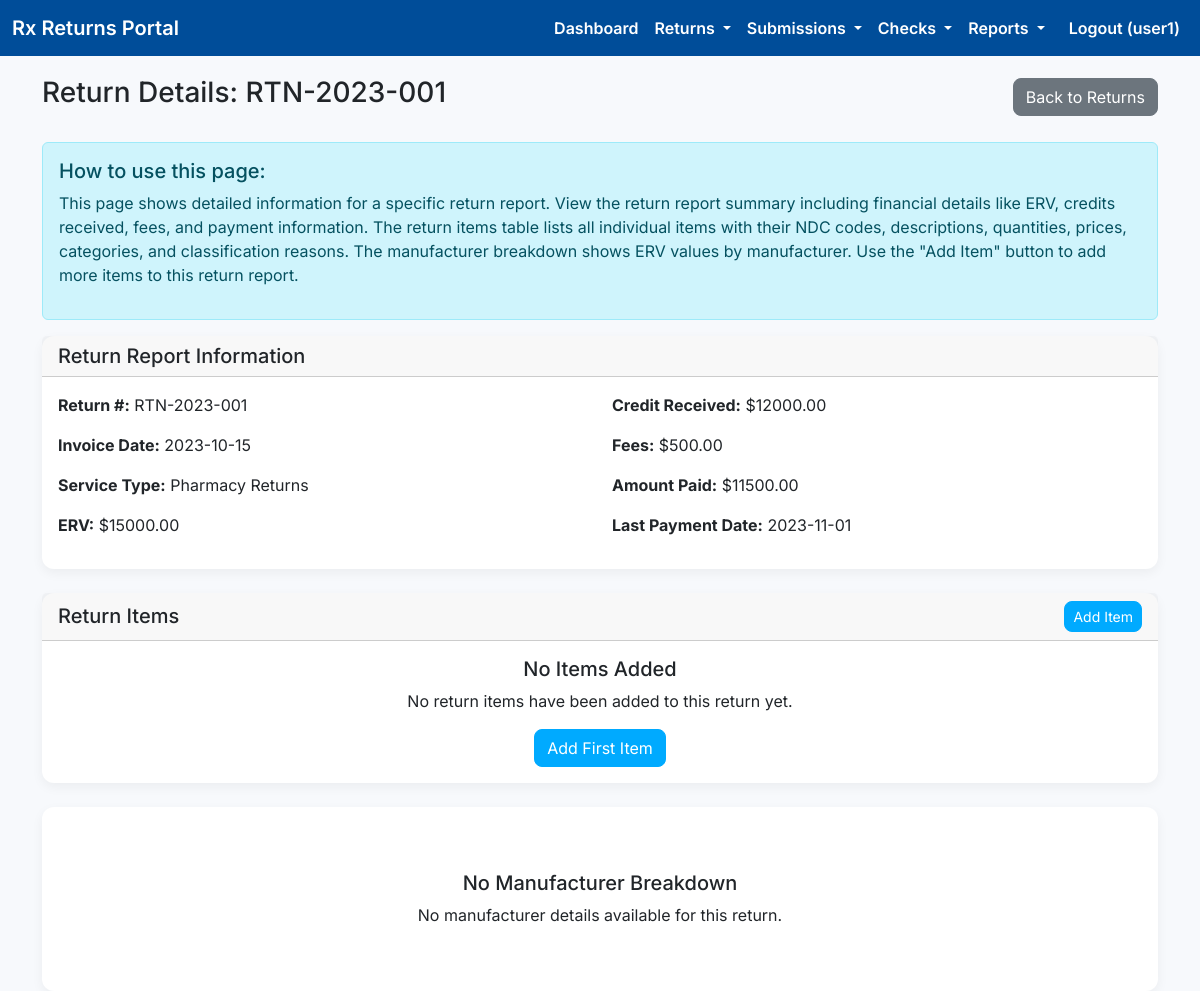
The page /returns/RTN-2023-001 (signed in) on the database its author committed.
### models.py (models this page shows, shortened)
class User(UserMixin, db.Model):
    __tablename__ = 'users'
    id = db.Column(db.Integer, primary_key=True)
    username = db.Column(db.String(80), unique=True, nullable=False)
    email = db.Column(db.String(120), unique=True, nullable=False)
    password_hash = db.Column(db.String(256), nullable=False)
    company_name = db.Column(db.String(120))
    role = db.Column(db.String(20), nullable=False, default='user')

class ReturnReport(db.Model):
    __tablename__ = 'return_reports'
    id = db.Column(db.Integer, primary_key=True)
    return_no = db.Column(db.String(50), unique=True, nullable=False)
    invoice_date = db.Column(db.Date, nullable=False)
    service_type = db.Column(db.String(100), nullable=False)
    ERV = db.Column(db.Float, nullable=False)
    credit_received = db.Column(db.Float, nullable=False)
    fees = db.Column(db.Float, nullable=False)
    amount_paid = db.Column(db.Float, nullable=False)
    last_payment_date = db.Column(db.Date, nullable=False)
    breakdowns = db.relationship('ManufacturerBreakdown', backref='return_report', lazy=True)
    items = db.relationship('ReturnItem', backref='return_report', lazy=True)

### app.py (the view)
@app.route('/returns/<return_no>')
@login_required
def return_details(return_no):
    return_report = ReturnReport.query.filter_by(return_no=return_no).first_or_404()
    manufacturers = return_report.breakdowns
    items = return_report.items  # Assuming items relationship is added
    return render_template('return_details.html', return_report=return_report, manufacturers=manufacturers, items=items)

### app.py (called while the page is built)
@login_manager.user_loader
def load_user(user_id):
    return User.query.get(int(user_id))

### templates/return_details.html
{% extends "base.html" %}
{% block content %}
<div class="row">
    <div class="col-12">
        <div class="d-flex justify-content-between align-items-center mb-4">
            <h1 class="h3">Return Details: {{ return_report.return_no }}</h1>
            <a href="{{ url_for('returns') }}" class="btn btn-secondary">Back to Returns</a>
        </div>
        <div class="alert alert-info">
            <h5>How to use this page:</h5>
            <p>This page shows detailed information for a specific return report. View the return report summary including financial details like ERV, credits received, fees, and payment information. The return items table lists all individual items with their NDC codes, descriptions, quantities, prices, categories, and classification reasons. The manufacturer breakdown shows ERV values by manufacturer. Use the "Add Item" button to add more items to this return report.</p>
        </div>
        <div class="card mb-4">
            <div class="card-header">
                <h5 class="mb-0">Return Report Information</h5>
            </div>
            <div class="card-body">
                <div class="row">
                    <div class="col-md-6">
                        <p><strong>Return #:</strong> {{ return_report.return_no }}</p>
                        <p><strong>Invoice Date:</strong> {{ return_report.invoice_date.strftime('%Y-%m-%d') }}</p>
                        <p><strong>Service Type:</strong> {{ return_report.service_type }}</p>
                        <p><strong>ERV:</strong> ${{ "%.2f"|format(return_report.ERV) }}</p>
                    </div>
                    <div class="col-md-6">
                        <p><strong>Credit Received:</strong> ${{ "%.2f"|format(return_report.credit_received) }}</p>
                        <p><strong>Fees:</strong> ${{ "%.2f"|format(return_report.fees) }}</p>
                        <p><strong>Amount Paid:</strong> ${{ "%.2f"|format(return_report.amount_paid) }}</p>
                        <p><strong>Last Payment Date:</strong> {{ return_report.last_payment_date.strftime('%Y-%m-%d') }}</p>
                    </div>
                </div>
            </div>
        </div>
        <div class="card mb-4">
            <div class="card-header d-flex justify-content-between align-items-center">
                <h5 class="mb-0">Return Items</h5>
                <a href="{{ url_for('add_item', return_no=return_report.return_no) }}" class="btn btn-primary btn-sm">Add Item</a>
            </div>
            {% if items %}
            <div class="card-body p-0">
                <div class="table-responsive">
                    <table class="table table-hover mb-0">
                        <thead class="table-light">
                            <tr>
                                <th>NDC</th>
                                <th>Description</th>
                                <th>Lot #</th>
                                <th>Exp Date</th>
                                <th>Pkg Size</th>
                                <th>Full Qty</th>
                                <th>Partial Qty</th>
                                <th>Unit Price</th>
                                <th>Extended Price</th>
                                <th>Category</th>
                                <th>Reason</th>
                                <th>Manufacturer</th>
                            </tr>
                        </thead>
                        <tbody>
                            {% for item in items %}
                            <tr>
                                <td>{{ item.ndc }}</td>
                                <td>{{ item.description }}</td>
                                <td>{{ item.lot_no }}</td>
                                <td>{{ item.exp_date.strftime('%Y-%m-%d') }}</td>
                                <td>{{ item.pkg_size }}</td>
                                <td>{{ item.full_qty }}</td>
                                <td>{{ item.partial_qty }}</td>
                                <td>${{ "%.2f"|format(item.unit_price) }}</td>
                                <td>${{ "%.2f"|format(item.extended_price) }}</td>
                                <td>{{ item.category.name }}</td>
                                <td>{{ item.reason.name }}</td>
                                <td>{{ item.manufacturer }}</td>
                            </tr>
                            {% endfor %}
                        </tbody>
                    </table>
                </div>
            </div>
            {% else %}
            <div class="card-body text-center">
                <h5 class="card-title">No Items Added</h5>
                <p class="card-text">No return items have been added to this return yet.</p>
                <a href="{{ url_for('add_item', return_no=return_report.return_no) }}" class="btn btn-primary">Add First Item</a>
            </div>
            {% endif %}
        </div>
        {% if manufacturers %}
        <div class="card">
            <div class="card-header">
                <h5 class="mb-0">Manufacturer Breakdown</h5>
            </div>
            <div class="card-body p-0">
                <div class="table-responsive">
                    <table class="table table-hover mb-0">
                        <thead class="table-light">
                            <tr>
                                <th>Manufacturer Name</th>
                                <th>ERV</th>
                                <th>Expiration Date</th>
                            </tr>
                        </thead>
                        <tbody>
                            {% for manufacturer in manufacturers %}
                            <tr>
                                <td>{{ manufacturer.manufacturer_name }}</td>
                                <td>${{ "%.2f"|format(manufacturer.ERV) }}</td>
                                <td>{{ manufacturer.expiration_date.strftime('%Y-%m-%d') }}</td>
                            </tr>
                            {% endfor %}
                        </tbody>
                    </table>
                </div>
            </div>
        </div>
        {% else %}
        <div class="card text-center p-5">
            <div class="card-body">
                <h5 class="card-title">No Manufacturer Breakdown</h5>
                <p class="card-text">No manufacturer details available for this return.</p>
            </div>
        </div>
        {% endif %}
    </div>
</div>
{% endblock %}

### templates/base.html (shortened to what this page needs)
<!DOCTYPE html>
<html lang="en">
<head>
    <link href="https://cdn.jsdelivr.net/npm/bootstrap@5.3.3/dist/css/bootstrap.min.css" rel="stylesheet">
</head>
<body>
    <nav class="navbar navbar-expand-lg">
        <div class="container-fluid">
            <a class="navbar-brand" href="{{ url_for('index') }}">Rx Returns Portal</a>
            <div class="collapse navbar-collapse" id="navbarNav">
                <ul class="navbar-nav ms-auto">
                    {% if current_user.is_authenticated %}
                    <li class="nav-item">
                        <a class="nav-link" href="{{ url_for('dashboard') }}">Dashboard</a>
                    </li>
                    <li class="nav-item dropdown">
                        <a class="nav-link dropdown-toggle" href="#" id="returnsDropdown" role="button" data-bs-toggle="dropdown" aria-expanded="false">
                            Returns
                        </a>
                    </li>
                    <li class="nav-item dropdown">
                        <a class="nav-link dropdown-toggle" href="#" id="submissionsDropdown" role="button" data-bs-toggle="dropdown" aria-expanded="false">
                            Submissions
                        </a>
                    </li>
                    <li class="nav-item dropdown">
                        <a class="nav-link dropdown-toggle" href="#" id="checksDropdown" role="button" data-bs-toggle="dropdown" aria-expanded="false">
                            Checks
                        </a>
                    </li>
                    <li class="nav-item dropdown">
                        <a class="nav-link dropdown-toggle" href="#" id="reportsDropdown" role="button" data-bs-toggle="dropdown" aria-expanded="false">
                            Reports
                        </a>
                    </li>
                    <li class="nav-item">
                        <a class="nav-link btn btn-sm btn-outline-light ms-2" href="{{ url_for('logout') }}">Logout ({{ current_user.username }})</a>
                    </li>
                    {% endif %}
                </ul>
            </div>
        </div>
    </nav>
    <div class="container">
        {% block content %}{% endblock %}
    </div>
</body>
</html>

### templates/base.html (style rules this page uses)
body { font-family: 'Inter', sans-serif; background-color: #f7f9fc; }
.navbar { background-color: #004d99; }
.navbar-brand, .nav-link { color: white !important; font-weight: 600; }
.container { padding-top: 20px; }
.card { border-radius: 12px; box-shadow: 0 4px 12px rgba(0, 0, 0, 0.05); border: none; }
.form-control, .btn { border-radius: 8px; }
.btn-primary { background-color: #00aaff; border-color: #00aaff; }

### rows shown on the page
User: username "user1"
ReturnReport: return_no "RTN-2023-001", invoice_date "2023-10-15", service_type "Pharmacy Returns", ERV "15000.00", credit_received "12000.00", fees "500.00", amount_paid "11500.00", last_payment_date "2023-11-01"
